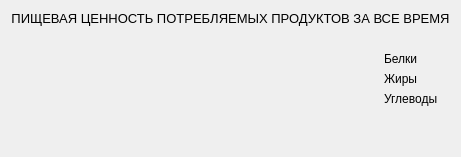
      <widget class="QWidget" name="pageStatistics">
       <layout class="QGridLayout" name="gridLayout_7">
        <item row="2" column="1">
         <layout class="QGridLayout" name="gridLayout_6">
          <item row="2" column="2">
           <widget class="QLabel" name="label_34">
            <property name="text">
             <string>Жиры</string>
            </property>
           </widget>
          </item>
          <item row="1" column="3">
           <widget class="QLabel" name="lblProtein">
            <property name="font">
             <font>
              <family>Verdana</family>
              <pointsize>9</pointsize>
             </font>
            </property>
            <property name="styleSheet">
             <string notr="true">color: rgb(93, 165, 218);</string>
            </property>
            <property name="text">
             <string/>
            </property>
           </widget>
          </item>
          <item row="1" column="1">
           <widget class="QLabel" name="lblDrawProtein">
            <property name="text">
             <string/>
            </property>
            <property name="alignment">
             <set>Qt::AlignRight|Qt::AlignTrailing|Qt::AlignVCenter</set>
            </property>
           </widget>
          </item>
          <item row="1" column="2">
           <widget class="QLabel" name="label_30">
            <property name="text">
             <string>Белки</string>
            </property>
           </widget>
          </item>
          <item row="3" column="1">
           <widget class="QLabel" name="lblDrawCarbohydrate">
            <property name="text">
             <string/>
            </property>
            <property name="alignment">
             <set>Qt::AlignRight|Qt::AlignTrailing|Qt::AlignVCenter</set>
            </property>
           </widget>
          </item>
          <item row="2" column="1">
           <widget class="QLabel" name="lblDrawFat">
            <property name="text">
             <string/>
            </property>
            <property name="alignment">
             <set>Qt::AlignRight|Qt::AlignTrailing|Qt::AlignVCenter</set>
            </property>
           </widget>
          </item>
          <item row="2" column="3">
           <widget class="QLabel" name="lblFat">
            <property name="font">
             <font>
              <family>Verdana</family>
              <pointsize>9</pointsize>
             </font>
            </property>
            <property name="styleSheet">
             <string notr="true">color: rgb(250, 164, 58);</string>
            </property>
            <property name="text">
             <string/>
            </property>
           </widget>
          </item>
          <item row="3" column="2">
           <widget class="QLabel" name="label_37">
            <property name="text">
             <string>Углеводы</string>
            </property>
           </widget>
          </item>
          <item row="3" column="3">
           <widget class="QLabel" name="lblCarbohydrate">
            <property name="font">
             <font>
              <family>Verdana</family>
              <pointsize>9</pointsize>
             </font>
            </property>
            <property name="styleSheet">
             <string notr="true">color: rgb(178, 118, 178);</string>
            </property>
            <property name="text">
             <string/>
            </property>
           </widget>
          </item>
          <item row="1" column="0" rowspan="4">
           <widget class="PieChart" name="widget" native="true"/>
          </item>
          <item row="4" column="1" colspan="3">
           <spacer name="verticalSpacer_2">
            <property name="orientation">
             <enum>Qt::Vertical</enum>
            </property>
            <property name="sizeHint" stdset="0">
             <size>
              <width>20</width>
              <height>40</height>
             </size>
            </property>
           </spacer>
          </item>
          <item row="0" column="0">
           <spacer name="horizontalSpacer_4">
            <property name="orientation">
             <enum>Qt::Horizontal</enum>
            </property>
            <property name="sizeHint" stdset="0">
             <size>
              <width>40</width>
              <height>20</height>
             </size>
            </property>
           </spacer>
          </item>
         </layout>
        </item>
        <item row="1" column="1">
         <widget class="QLabel" name="label_28">
          <property name="font">
           <font>
            <pointsize>10</pointsize>
            <weight>50</weight>
            <bold>false</bold>
           </font>
          </property>
          <property name="text">
           <string>ПИЩЕВАЯ ЦЕННОСТЬ ПОТРЕБЛЯЕМЫХ ПРОДУКТОВ ЗА ВСЕ ВРЕМЯ</string>
          </property>
          <property name="alignment">
           <set>Qt::AlignCenter</set>
          </property>
         </widget>
        </item>
       </layout>
      </widget>
